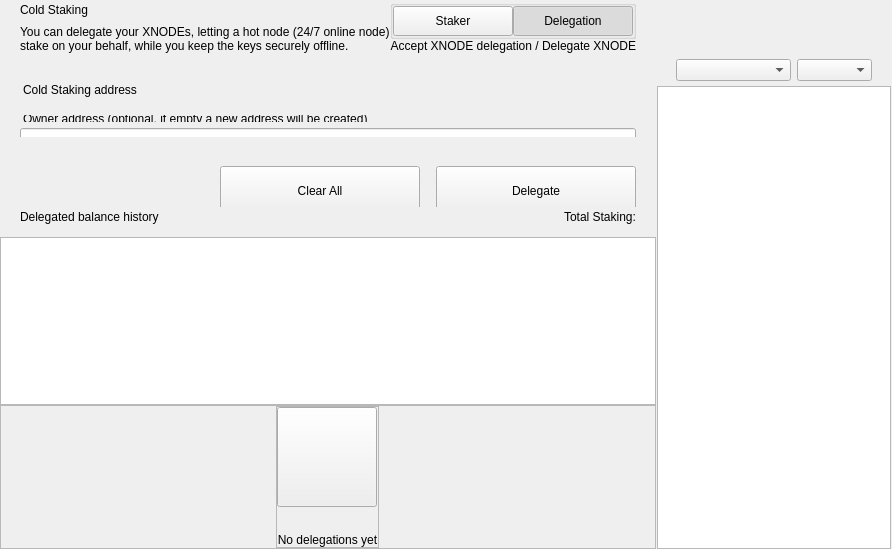
<?xml version="1.0" encoding="UTF-8"?>
<ui version="4.0">
 <class>ColdStakingWidget</class>
 <widget class="QWidget" name="ColdStakingWidget">
  <property name="geometry">
   <rect>
    <x>0</x>
    <y>0</y>
    <width>629</width>
    <height>549</height>
   </rect>
  </property>
  <property name="windowTitle">
   <string>Form</string>
  </property>
  <layout class="QHBoxLayout" name="horizontalLayout_1" stretch="2,1">
   <property name="spacing">
    <number>0</number>
   </property>
   <property name="leftMargin">
    <number>0</number>
   </property>
   <property name="topMargin">
    <number>0</number>
   </property>
   <property name="rightMargin">
    <number>0</number>
   </property>
   <property name="bottomMargin">
    <number>0</number>
   </property>
   <item>
    <widget class="QWidget" name="left" native="true">
     <layout class="QVBoxLayout" name="verticalLayout_3">
      <property name="leftMargin">
       <number>0</number>
      </property>
      <property name="topMargin">
       <number>0</number>
      </property>
      <property name="rightMargin">
       <number>0</number>
      </property>
      <property name="bottomMargin">
       <number>0</number>
      </property>
      <item>
       <layout class="QVBoxLayout" name="verticalLayout_2">
        <property name="spacing">
         <number>0</number>
        </property>
        <item>
         <layout class="QVBoxLayout" name="verticalLayoutTop">
          <property name="spacing">
           <number>0</number>
          </property>
          <property name="leftMargin">
           <number>0</number>
          </property>
          <property name="rightMargin">
           <number>0</number>
          </property>
          <item>
           <widget class="QWidget" name="containerTitle" native="true">
            <property name="sizePolicy">
             <sizepolicy hsizetype="Preferred" vsizetype="Minimum">
              <horstretch>0</horstretch>
              <verstretch>0</verstretch>
             </sizepolicy>
            </property>
            <property name="maximumSize">
             <size>
              <width>16777215</width>
              <height>100</height>
             </size>
            </property>
            <layout class="QHBoxLayout" name="containerTitleLayout">
             <property name="spacing">
              <number>0</number>
             </property>
             <property name="leftMargin">
              <number>20</number>
             </property>
             <property name="topMargin">
              <number>0</number>
             </property>
             <property name="rightMargin">
              <number>20</number>
             </property>
             <property name="bottomMargin">
              <number>0</number>
             </property>
             <item>
              <layout class="QVBoxLayout" name="verticalLayout11">
               <property name="spacing">
                <number>5</number>
               </property>
               <item>
                <widget class="QLabel" name="labelTitle">
                 <property name="text">
                  <string>Cold Staking</string>
                 </property>
                </widget>
               </item>
               <item>
                <widget class="QLabel" name="labelSubtitle1">
                 <property name="maximumSize">
                  <size>
                   <width>16777215</width>
                   <height>16777215</height>
                  </size>
                 </property>
                 <property name="text">
                  <string>You can delegate your XNODEs, letting a hot node (24/7 online node)
stake on your behalf, while you keep the keys securely offline.</string>
                 </property>
                </widget>
               </item>
              </layout>
             </item>
             <item>
              <spacer name="horizontalSpacer">
               <property name="orientation">
                <enum>Qt::Horizontal</enum>
               </property>
               <property name="sizeHint" stdset="0">
                <size>
                 <width>40</width>
                 <height>20</height>
                </size>
               </property>
              </spacer>
             </item>
             <item>
              <widget class="QWidget" name="containerViewPrivacyChecks" native="true">
               <layout class="QVBoxLayout" name="containerPrivacyChecks">
                <property name="spacing">
                 <number>0</number>
                </property>
                <property name="leftMargin">
                 <number>0</number>
                </property>
                <property name="topMargin">
                 <number>0</number>
                </property>
                <property name="rightMargin">
                 <number>0</number>
                </property>
                <property name="bottomMargin">
                 <number>0</number>
                </property>
                <item alignment="Qt::AlignHCenter|Qt::AlignVCenter">
                 <widget class="QGroupBox" name="groupBox">
                  <property name="title">
                   <string/>
                  </property>
                  <layout class="QHBoxLayout" name="horizontalLayout_2_1">
                   <property name="spacing">
                    <number>0</number>
                   </property>
                   <property name="leftMargin">
                    <number>0</number>
                   </property>
                   <property name="topMargin">
                    <number>0</number>
                   </property>
                   <property name="rightMargin">
                    <number>0</number>
                   </property>
                   <property name="bottomMargin">
                    <number>0</number>
                   </property>
                   <item>
                    <widget class="QPushButton" name="pushLeft">
                     <property name="minimumSize">
                      <size>
                       <width>120</width>
                       <height>30</height>
                      </size>
                     </property>
                     <property name="maximumSize">
                      <size>
                       <width>120</width>
                       <height>30</height>
                      </size>
                     </property>
                     <property name="focusPolicy">
                      <enum>Qt::NoFocus</enum>
                     </property>
                     <property name="text">
                      <string>Staker</string>
                     </property>
                     <property name="checkable">
                      <bool>true</bool>
                     </property>
                     <property name="autoExclusive">
                      <bool>true</bool>
                     </property>
                    </widget>
                   </item>
                   <item>
                    <widget class="QPushButton" name="pushRight">
                     <property name="minimumSize">
                      <size>
                       <width>120</width>
                       <height>30</height>
                      </size>
                     </property>
                     <property name="maximumSize">
                      <size>
                       <width>120</width>
                       <height>30</height>
                      </size>
                     </property>
                     <property name="focusPolicy">
                      <enum>Qt::NoFocus</enum>
                     </property>
                     <property name="text">
                      <string>Delegation</string>
                     </property>
                     <property name="checkable">
                      <bool>true</bool>
                     </property>
                     <property name="checked">
                      <bool>true</bool>
                     </property>
                     <property name="autoExclusive">
                      <bool>true</bool>
                     </property>
                    </widget>
                   </item>
                  </layout>
                 </widget>
                </item>
                <item alignment="Qt::AlignTop">
                 <widget class="QLabel" name="labelSubtitle2">
                  <property name="text">
                   <string>Accept XNODE delegation / Delegate XNODE</string>
                  </property>
                  <property name="alignment">
                   <set>Qt::AlignRight|Qt::AlignTrailing|Qt::AlignVCenter</set>
                  </property>
                 </widget>
                </item>
               </layout>
              </widget>
             </item>
            </layout>
           </widget>
          </item>
          <item>
           <spacer name="verticalSpacer_2">
            <property name="orientation">
             <enum>Qt::Vertical</enum>
            </property>
            <property name="sizeType">
             <enum>QSizePolicy::Fixed</enum>
            </property>
            <property name="sizeHint" stdset="0">
             <size>
              <width>20</width>
              <height>30</height>
             </size>
            </property>
           </spacer>
          </item>
          <item>
           <widget class="QWidget" name="containerSend" native="true">
            <property name="minimumSize">
             <size>
              <width>0</width>
              <height>50</height>
             </size>
            </property>
            <layout class="QVBoxLayout" name="containerSendRow">
             <property name="spacing">
              <number>6</number>
             </property>
             <property name="leftMargin">
              <number>0</number>
             </property>
             <property name="topMargin">
              <number>0</number>
             </property>
             <property name="rightMargin">
              <number>0</number>
             </property>
             <property name="bottomMargin">
              <number>0</number>
             </property>
             <item>
              <widget class="QLabel" name="labelEditTitle">
               <property name="maximumSize">
                <size>
                 <width>16777215</width>
                 <height>30</height>
                </size>
               </property>
               <property name="styleSheet">
                <string notr="true">padding-left:20px; padding-bottom:3px;</string>
               </property>
               <property name="text">
                <string>Cold Staking address</string>
               </property>
              </widget>
             </item>
             <item>
              <spacer name="verticalSpacer_6">
               <property name="orientation">
                <enum>Qt::Vertical</enum>
               </property>
               <property name="sizeType">
                <enum>QSizePolicy::Fixed</enum>
               </property>
               <property name="sizeHint" stdset="0">
                <size>
                 <width>20</width>
                 <height>9</height>
                </size>
               </property>
              </spacer>
             </item>
             <item>
              <widget class="QWidget" name="containerOwner" native="true">
               <layout class="QVBoxLayout" name="vContainerOwner">
                <property name="spacing">
                 <number>4</number>
                </property>
                <property name="leftMargin">
                 <number>20</number>
                </property>
                <property name="topMargin">
                 <number>0</number>
                </property>
                <property name="rightMargin">
                 <number>20</number>
                </property>
                <property name="bottomMargin">
                 <number>0</number>
                </property>
                <item>
                 <widget class="QLabel" name="labelSubtitleDescription">
                  <property name="maximumSize">
                   <size>
                    <width>16777215</width>
                    <height>20</height>
                   </size>
                  </property>
                  <property name="styleSheet">
                   <string notr="true">margin-bottom:2px;
                   margin-left:0.05px;
                   padding:0px;</string>
                  </property>
                  <property name="text">
                   <string>Owner address (optional, if empty a new address will be created)</string>
                  </property>
                 </widget>
                </item>
                <item>
                 <widget class="QLineEdit" name="lineEditOwnerAddress">
                  <property name="minimumSize">
                   <size>
                    <width>0</width>
                    <height>50</height>
                   </size>
                  </property>
                  <property name="maximumSize">
                   <size>
                    <width>16777215</width>
                    <height>50</height>
                   </size>
                  </property>
                  <property name="styleSheet">
                   <string notr="true"/>
                  </property>
                  <property name="placeholderText">
                   <string>Enter owner address</string>
                  </property>
                 </widget>
                </item>
               </layout>
              </widget>
             </item>
            </layout>
           </widget>
          </item>
         </layout>
        </item>
        <item>
         <spacer name="verticalSpacer_3">
          <property name="orientation">
           <enum>Qt::Vertical</enum>
          </property>
          <property name="sizeType">
           <enum>QSizePolicy::Minimum</enum>
          </property>
          <property name="sizeHint" stdset="0">
           <size>
            <width>20</width>
            <height>20</height>
           </size>
          </property>
         </spacer>
        </item>
        <item>
         <widget class="QWidget" name="containerBtn" native="true">
          <property name="minimumSize">
           <size>
            <width>0</width>
            <height>50</height>
           </size>
          </property>
          <layout class="QHBoxLayout" name="horizontalLayout">
           <property name="rightMargin">
            <number>20</number>
           </property>
           <item>
            <spacer name="horizontalSpacer_2">
             <property name="orientation">
              <enum>Qt::Horizontal</enum>
             </property>
             <property name="sizeHint" stdset="0">
              <size>
               <width>200</width>
               <height>20</height>
              </size>
             </property>
            </spacer>
           </item>
           <item>
            <layout class="QHBoxLayout" name="horizontalLayout_7">
             <item>
              <spacer name="horizontalSpacer_3">
               <property name="orientation">
                <enum>Qt::Horizontal</enum>
               </property>
               <property name="sizeType">
                <enum>QSizePolicy::Expanding</enum>
               </property>
               <property name="sizeHint" stdset="0">
                <size>
                 <width>40</width>
                 <height>20</height>
                </size>
               </property>
              </spacer>
             </item>
             <item>
              <widget class="QPushButton" name="pushButtonClear">
               <property name="minimumSize">
                <size>
                 <width>200</width>
                 <height>50</height>
                </size>
               </property>
               <property name="focusPolicy">
                <enum>Qt::NoFocus</enum>
               </property>
               <property name="text">
                <string>Clear All</string>
               </property>
              </widget>
             </item>
             <item>
              <spacer name="horizontalSpacer_4">
               <property name="orientation">
                <enum>Qt::Horizontal</enum>
               </property>
               <property name="sizeType">
                <enum>QSizePolicy::Fixed</enum>
               </property>
               <property name="sizeHint" stdset="0">
                <size>
                 <width>10</width>
                 <height>20</height>
                </size>
               </property>
              </spacer>
             </item>
             <item>
              <widget class="QPushButton" name="pushButtonSend">
               <property name="minimumSize">
                <size>
                 <width>200</width>
                 <height>50</height>
                </size>
               </property>
               <property name="maximumSize">
                <size>
                 <width>200</width>
                 <height>50</height>
                </size>
               </property>
               <property name="focusPolicy">
                <enum>Qt::NoFocus</enum>
               </property>
               <property name="text">
                <string>Delegate</string>
               </property>
              </widget>
             </item>
            </layout>
           </item>
          </layout>
         </widget>
        </item>
        <item>
         <widget class="QWidget" name="containerHistoryLabel" native="true">
          <layout class="QHBoxLayout" name="horizontalLayout_4">
           <property name="spacing">
            <number>0</number>
           </property>
           <property name="leftMargin">
            <number>20</number>
           </property>
           <property name="topMargin">
            <number>0</number>
           </property>
           <property name="rightMargin">
            <number>20</number>
           </property>
           <property name="bottomMargin">
            <number>0</number>
           </property>
           <item>
            <widget class="QWidget" name="verticalWidget" native="true">
             <property name="minimumSize">
              <size>
               <width>100</width>
               <height>0</height>
              </size>
             </property>
             <layout class="QVBoxLayout" name="verticalLayout_58">
              <property name="leftMargin">
               <number>0</number>
              </property>
              <property name="topMargin">
               <number>0</number>
              </property>
              <property name="rightMargin">
               <number>0</number>
              </property>
              <property name="bottomMargin">
               <number>0</number>
              </property>
              <item>
               <widget class="QLabel" name="labelListHistory">
                <property name="text">
                 <string>Delegated balance history</string>
                </property>
               </widget>
              </item>
             </layout>
            </widget>
           </item>
           <item>
            <spacer name="horizontalSpacer_5">
             <property name="orientation">
              <enum>Qt::Horizontal</enum>
             </property>
             <property name="sizeHint" stdset="0">
              <size>
               <width>40</width>
               <height>20</height>
              </size>
             </property>
            </spacer>
           </item>
           <item>
            <widget class="QLabel" name="labelStakingTotal">
             <property name="text">
              <string>Total Staking:</string>
             </property>
            </widget>
           </item>
          </layout>
         </widget>
        </item>
        <item>
         <layout class="QVBoxLayout" name="verticalLayout_64">
          <property name="spacing">
           <number>0</number>
          </property>
          <item>
           <spacer name="verticalSpacer_44">
            <property name="orientation">
             <enum>Qt::Vertical</enum>
            </property>
            <property name="sizeType">
             <enum>QSizePolicy::Fixed</enum>
            </property>
            <property name="sizeHint" stdset="0">
             <size>
              <width>20</width>
              <height>10</height>
             </size>
            </property>
           </spacer>
          </item>
          <item>
           <widget class="QListView" name="listView">
            <property name="enabled">
             <bool>true</bool>
            </property>
            <property name="mouseTracking">
             <bool>true</bool>
            </property>
           </widget>
          </item>
          <item>
           <widget class="QFrame" name="emptyContainer">
            <property name="minimumSize">
             <size>
              <width>0</width>
              <height>100</height>
             </size>
            </property>
            <property name="frameShape">
             <enum>QFrame::StyledPanel</enum>
            </property>
            <property name="frameShadow">
             <enum>QFrame::Raised</enum>
            </property>
            <layout class="QVBoxLayout" name="verticalLayout_71" stretch="1,8">
             <property name="spacing">
              <number>0</number>
             </property>
             <property name="leftMargin">
              <number>0</number>
             </property>
             <property name="topMargin">
              <number>0</number>
             </property>
             <property name="rightMargin">
              <number>0</number>
             </property>
             <property name="bottomMargin">
              <number>0</number>
             </property>
             <item>
              <spacer name="verticalSpacer">
               <property name="orientation">
                <enum>Qt::Vertical</enum>
               </property>
               <property name="sizeHint" stdset="0">
                <size>
                 <width>20</width>
                 <height>20</height>
                </size>
               </property>
              </spacer>
             </item>
             <item alignment="Qt::AlignHCenter|Qt::AlignVCenter">
              <widget class="QFrame" name="emptyScreen">
               <property name="sizePolicy">
                <sizepolicy hsizetype="Expanding" vsizetype="Expanding">
                 <horstretch>0</horstretch>
                 <verstretch>0</verstretch>
                </sizepolicy>
               </property>
               <property name="frameShape">
                <enum>QFrame::StyledPanel</enum>
               </property>
               <property name="frameShadow">
                <enum>QFrame::Raised</enum>
               </property>
               <layout class="QVBoxLayout" name="verticalLayout">
                <property name="spacing">
                 <number>30</number>
                </property>
                <property name="leftMargin">
                 <number>0</number>
                </property>
                <property name="topMargin">
                 <number>0</number>
                </property>
                <property name="rightMargin">
                 <number>0</number>
                </property>
                <property name="bottomMargin">
                 <number>0</number>
                </property>
                <item alignment="Qt::AlignHCenter|Qt::AlignVCenter">
                 <widget class="QPushButton" name="pushImgEmpty">
                  <property name="minimumSize">
                   <size>
                    <width>100</width>
                    <height>100</height>
                   </size>
                  </property>
                  <property name="maximumSize">
                   <size>
                    <width>100</width>
                    <height>100</height>
                   </size>
                  </property>
                  <property name="focusPolicy">
                   <enum>Qt::NoFocus</enum>
                  </property>
                  <property name="text">
                   <string/>
                  </property>
                  <property name="iconSize">
                   <size>
                    <width>100</width>
                    <height>100</height>
                   </size>
                  </property>
                 </widget>
                </item>
                <item alignment="Qt::AlignHCenter|Qt::AlignVCenter">
                 <widget class="QLabel" name="labelEmpty">
                  <property name="styleSheet">
                   <string notr="true"/>
                  </property>
                  <property name="text">
                   <string>No delegations yet</string>
                  </property>
                  <property name="alignment">
                   <set>Qt::AlignCenter</set>
                  </property>
                 </widget>
                </item>
               </layout>
              </widget>
             </item>
            </layout>
           </widget>
          </item>
         </layout>
        </item>
       </layout>
      </item>
     </layout>
    </widget>
   </item>
   <item>
    <widget class="QWidget" name="right" native="true">
     <layout class="QVBoxLayout" name="rightContainer">
      <property name="spacing">
       <number>0</number>
      </property>
      <property name="leftMargin">
       <number>1</number>
      </property>
      <property name="topMargin">
       <number>0</number>
      </property>
      <property name="rightMargin">
       <number>1</number>
      </property>
      <property name="bottomMargin">
       <number>0</number>
      </property>
      <item>
       <widget class="QWidget" name="containerRightButtons" native="true">
        <property name="minimumSize">
         <size>
          <width>0</width>
          <height>50</height>
         </size>
        </property>
        <layout class="QVBoxLayout" name="verticalLayout_4">
         <property name="leftMargin">
          <number>19</number>
         </property>
         <property name="topMargin">
          <number>0</number>
         </property>
         <property name="rightMargin">
          <number>19</number>
         </property>
         <property name="bottomMargin">
          <number>0</number>
         </property>
         <item>
          <widget class="OptionButton" name="btnCoinControl" native="true">
           <property name="minimumSize">
            <size>
             <width>0</width>
             <height>0</height>
            </size>
           </property>
          </widget>
         </item>
         <item>
          <widget class="OptionButton" name="btnColdStaking" native="true"/>
         </item>
         <item>
          <widget class="OptionButton" name="btnMyStakingAddresses" native="true">
           <property name="sizePolicy">
            <sizepolicy hsizetype="Preferred" vsizetype="Minimum">
             <horstretch>0</horstretch>
             <verstretch>0</verstretch>
            </sizepolicy>
           </property>
          </widget>
         </item>
        </layout>
       </widget>
      </item>
      <item>
       <widget class="QWidget" name="sortWidget" native="true">
        <layout class="QHBoxLayout" name="horizontalLayout_6">
         <property name="leftMargin">
          <number>19</number>
         </property>
         <property name="rightMargin">
          <number>19</number>
         </property>
         <property name="bottomMargin">
          <number>5</number>
         </property>
         <item>
          <spacer name="horizontalSpacer_6">
           <property name="orientation">
            <enum>Qt::Horizontal</enum>
           </property>
           <property name="sizeHint" stdset="0">
            <size>
             <width>40</width>
             <height>20</height>
            </size>
           </property>
          </spacer>
         </item>
         <item>
          <widget class="QComboBox" name="comboBoxSort">
           <property name="sizePolicy">
            <sizepolicy hsizetype="Preferred" vsizetype="Fixed">
             <horstretch>0</horstretch>
             <verstretch>0</verstretch>
            </sizepolicy>
           </property>
           <property name="minimumSize">
            <size>
             <width>115</width>
             <height>0</height>
            </size>
           </property>
          </widget>
         </item>
         <item>
          <widget class="QComboBox" name="comboBoxSortOrder">
           <property name="sizePolicy">
            <sizepolicy hsizetype="Preferred" vsizetype="Fixed">
             <horstretch>0</horstretch>
             <verstretch>0</verstretch>
            </sizepolicy>
           </property>
           <property name="minimumSize">
            <size>
             <width>75</width>
             <height>0</height>
            </size>
           </property>
          </widget>
         </item>
        </layout>
       </widget>
      </item>
      <item>
       <widget class="QListView" name="listViewStakingAddress">
        <property name="enabled">
         <bool>true</bool>
        </property>
        <property name="mouseTracking">
         <bool>true</bool>
        </property>
       </widget>
      </item>
     </layout>
    </widget>
   </item>
  </layout>
 </widget>
 <customwidgets>
  <customwidget>
   <class>OptionButton</class>
   <extends>QWidget</extends>
   <header>qt/xnode/optionbutton.h</header>
   <container>1</container>
  </customwidget>
 </customwidgets>
 <resources/>
 <connections/>
</ui>
